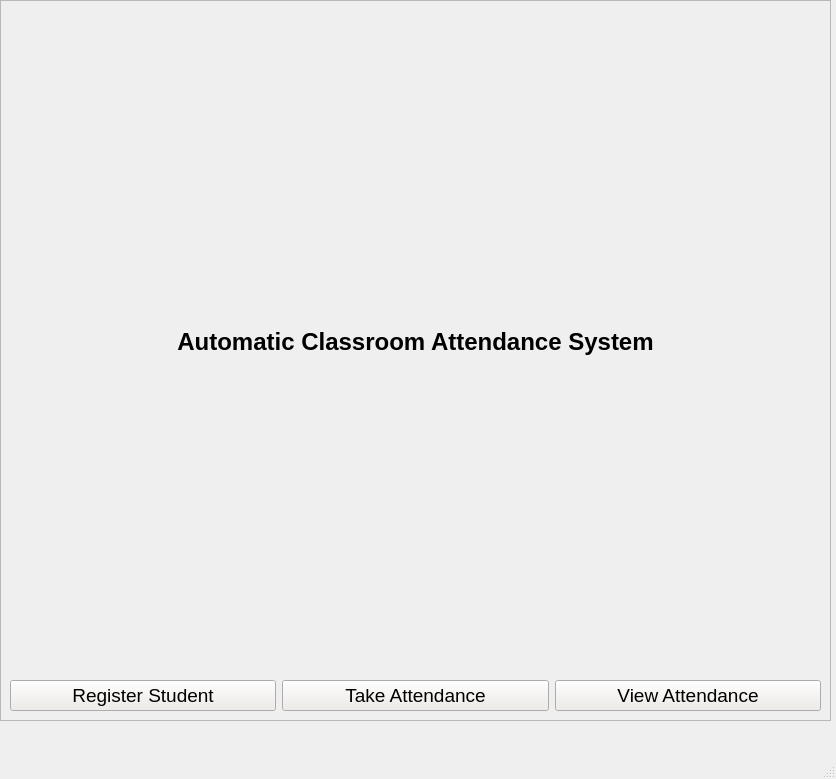
<?xml version="1.0" encoding="UTF-8"?>
<ui version="4.0">
 <class>HomePage</class>
 <widget class="QMainWindow" name="HomePage">
  <property name="geometry">
   <rect>
    <x>0</x>
    <y>0</y>
    <width>836</width>
    <height>779</height>
   </rect>
  </property>
  <property name="palette">
   <palette>
    <active>
     <colorrole role="Button">
      <brush brushstyle="SolidPattern">
       <color alpha="255">
        <red>136</red>
        <green>138</green>
        <blue>133</blue>
       </color>
      </brush>
     </colorrole>
    </active>
    <inactive>
     <colorrole role="Button">
      <brush brushstyle="SolidPattern">
       <color alpha="255">
        <red>136</red>
        <green>138</green>
        <blue>133</blue>
       </color>
      </brush>
     </colorrole>
    </inactive>
    <disabled>
     <colorrole role="Button">
      <brush brushstyle="SolidPattern">
       <color alpha="255">
        <red>136</red>
        <green>138</green>
        <blue>133</blue>
       </color>
      </brush>
     </colorrole>
    </disabled>
   </palette>
  </property>
  <property name="font">
   <font>
    <pointsize>14</pointsize>
   </font>
  </property>
  <property name="windowTitle">
   <string>HomePage</string>
  </property>
  <widget class="QWidget" name="centralwidget">
   <widget class="QFrame" name="frame">
    <property name="geometry">
     <rect>
      <x>0</x>
      <y>0</y>
      <width>831</width>
      <height>721</height>
     </rect>
    </property>
    <property name="frameShape">
     <enum>QFrame::StyledPanel</enum>
    </property>
    <property name="frameShadow">
     <enum>QFrame::Raised</enum>
    </property>
    <layout class="QGridLayout" name="gridLayout">
     <item row="0" column="0" colspan="3">
      <widget class="QLabel" name="label">
       <property name="autoFillBackground">
        <bool>true</bool>
       </property>
       <property name="text">
        <string>&lt;html&gt;&lt;head/&gt;&lt;body&gt;&lt;p&gt;&lt;span style=&quot; font-size:18pt; font-weight:600;&quot;&gt;Automatic Classroom Attendance System&lt;/span&gt;&lt;/p&gt;&lt;/body&gt;&lt;/html&gt;</string>
       </property>
       <property name="textFormat">
        <enum>Qt::RichText</enum>
       </property>
       <property name="alignment">
        <set>Qt::AlignCenter</set>
       </property>
      </widget>
     </item>
     <item row="1" column="0">
      <widget class="QPushButton" name="registerStudentBtn">
       <property name="palette">
        <palette>
         <active>
          <colorrole role="Button">
           <brush brushstyle="SolidPattern">
            <color alpha="255">
             <red>239</red>
             <green>235</green>
             <blue>231</blue>
            </color>
           </brush>
          </colorrole>
         </active>
         <inactive>
          <colorrole role="Button">
           <brush brushstyle="SolidPattern">
            <color alpha="255">
             <red>239</red>
             <green>235</green>
             <blue>231</blue>
            </color>
           </brush>
          </colorrole>
         </inactive>
         <disabled>
          <colorrole role="Button">
           <brush brushstyle="SolidPattern">
            <color alpha="255">
             <red>239</red>
             <green>235</green>
             <blue>231</blue>
            </color>
           </brush>
          </colorrole>
         </disabled>
        </palette>
       </property>
       <property name="text">
        <string>Register Student</string>
       </property>
      </widget>
     </item>
     <item row="1" column="1">
      <widget class="QPushButton" name="takeAttendanceBtn">
       <property name="palette">
        <palette>
         <active>
          <colorrole role="Button">
           <brush brushstyle="SolidPattern">
            <color alpha="255">
             <red>239</red>
             <green>235</green>
             <blue>231</blue>
            </color>
           </brush>
          </colorrole>
         </active>
         <inactive>
          <colorrole role="Button">
           <brush brushstyle="SolidPattern">
            <color alpha="255">
             <red>239</red>
             <green>235</green>
             <blue>231</blue>
            </color>
           </brush>
          </colorrole>
         </inactive>
         <disabled>
          <colorrole role="Button">
           <brush brushstyle="SolidPattern">
            <color alpha="255">
             <red>239</red>
             <green>235</green>
             <blue>231</blue>
            </color>
           </brush>
          </colorrole>
         </disabled>
        </palette>
       </property>
       <property name="text">
        <string>Take Attendance</string>
       </property>
      </widget>
     </item>
     <item row="1" column="2">
      <widget class="QPushButton" name="viewAttendanceBtn">
       <property name="palette">
        <palette>
         <active>
          <colorrole role="Button">
           <brush brushstyle="SolidPattern">
            <color alpha="255">
             <red>239</red>
             <green>235</green>
             <blue>231</blue>
            </color>
           </brush>
          </colorrole>
         </active>
         <inactive>
          <colorrole role="Button">
           <brush brushstyle="SolidPattern">
            <color alpha="255">
             <red>239</red>
             <green>235</green>
             <blue>231</blue>
            </color>
           </brush>
          </colorrole>
         </inactive>
         <disabled>
          <colorrole role="Button">
           <brush brushstyle="SolidPattern">
            <color alpha="255">
             <red>239</red>
             <green>235</green>
             <blue>231</blue>
            </color>
           </brush>
          </colorrole>
         </disabled>
        </palette>
       </property>
       <property name="text">
        <string>View Attendance</string>
       </property>
      </widget>
     </item>
    </layout>
   </widget>
  </widget>
  <widget class="QMenuBar" name="menubar">
   <property name="geometry">
    <rect>
     <x>0</x>
     <y>0</y>
     <width>836</width>
     <height>27</height>
    </rect>
   </property>
  </widget>
  <widget class="QStatusBar" name="statusbar"/>
 </widget>
 <resources/>
 <connections/>
</ui>
